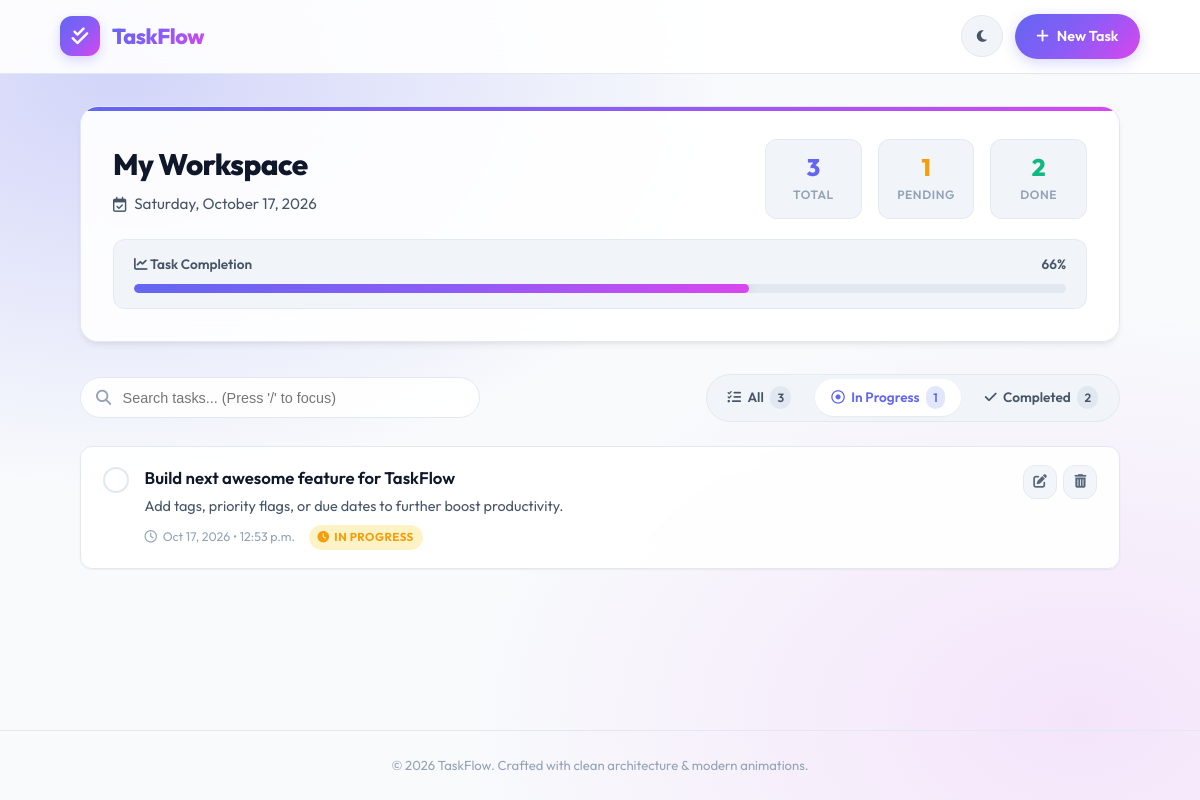
Page /?filter=pending on the committed database.
### todo/models.py (models this page shows, shortened)
class TaskModel(models.Model):
    title = models.CharField(max_length=200)
    description = models.TextField(blank=True, default='')
    complated = models.BooleanField(default=False)
    created_at = models.DateTimeField(auto_now_add=True)
    updated_at = models.DateTimeField(auto_now=True)
    class Meta:
        ordering = ['-created_at']
    @property
    def completed(self):
        return self.complated

### todo/views.py (the view)
# urls.py: path('', views.task_list, name='task_list'),
def task_list(request):
    filter_type = request.GET.get('filter', 'all')
    search_query = request.GET.get('q', '').strip()
    tasks = TaskModel.objects.all()
    if search_query:
        tasks = tasks.filter(
            Q(title__icontains=search_query) | Q(description__icontains=search_query)
        )
    if filter_type == 'completed':
        tasks = tasks.filter(complated=True)
    elif filter_type == 'pending':
        tasks = tasks.filter(complated=False)
    all_tasks = TaskModel.objects.all()
    total_count = all_tasks.count()
    completed_count = all_tasks.filter(complated=True).count()
    pending_count = all_tasks.filter(complated=False).count()
    completion_percentage = int((completed_count / total_count * 100)) if total_count > 0 else 0
    context = {
        'tasks': tasks,
        'filter_type': filter_type,
        'search_query': search_query,
        'total_count': total_count,
        'completed_count': completed_count,
        'pending_count': pending_count,
        'completion_percentage': completion_percentage,
    }
    return render(request, 'todo/task_list.html', context)

### todo/templates/todo/task_list.html (shortened to what this page needs)
{% extends 'todo/base.html' %}
{% block content %}
<section class="hero-card">
  <div class="hero-content">
    <div class="hero-title-section">
      <h1>My Workspace</h1>
      <p class="hero-subtitle">
        <i class="fa-regular fa-calendar-check"></i>
        <span>{% now "l, F j, Y" %}</span>
      </p>
    </div>
    <div class="stats-grid">
      <div class="stat-pill stat-total">
        <span class="stat-num" id="statTotal">{{ total_count }}</span>
        <span class="stat-label">Total</span>
      </div>
      <div class="stat-pill stat-pending">
        <span class="stat-num" id="statPending">{{ pending_count }}</span>
        <span class="stat-label">Pending</span>
      </div>
      <div class="stat-pill stat-completed">
        <span class="stat-num" id="statCompleted">{{ completed_count }}</span>
        <span class="stat-label">Done</span>
      </div>
    </div>
  </div>
  <div class="progress-card">
    <div class="progress-header">
      <span><i class="fa-solid fa-chart-line"></i> Task Completion</span>
      <span id="progressPercent">{{ completion_percentage }}%</span>
    </div>
    <div class="progress-track" role="progressbar" aria-valuenow="{{ completion_percentage }}" aria-valuemin="0" aria-valuemax="100">
      <div class="progress-fill" id="progressFill" style="width: {{ completion_percentage }}%;"></div>
    </div>
  </div>
</section>
<section class="toolbar-container">
  <div class="search-box">
    <form method="GET" action="{% url 'todo:task_list' %}" id="searchForm">
      <input
        type="text"
        name="q"
        value="{{ search_query }}"
        class="search-input"
        id="liveSearchInput"
        placeholder="Search tasks... (Press '/' to focus)"
        autocomplete="off"
      >
    </form>
  </div>
  <nav class="filter-pills" aria-label="Task Status Filters">
    <a href="{% url 'todo:task_list' %}{% if search_query %}?q={{ search_query }}{% endif %}" class="filter-pill {% if filter_type == 'all' or not filter_type %}active{% endif %}">
      <i class="fa-solid fa-list-check"></i> All
      <span class="pill-count">{{ total_count }}</span>
    </a>
    <a href="{% url 'todo:task_list' %}?filter=pending{% if search_query %}&q={{ search_query }}{% endif %}" class="filter-pill {% if filter_type == 'pending' %}active{% endif %}">
      <i class="fa-regular fa-circle-dot"></i> In Progress
      <span class="pill-count">{{ pending_count }}</span>
    </a>
    <a href="{% url 'todo:task_list' %}?filter=completed{% if search_query %}&q={{ search_query }}{% endif %}" class="filter-pill {% if filter_type == 'completed' %}active{% endif %}">
      <i class="fa-solid fa-check"></i> Completed
      <span class="pill-count">{{ completed_count }}</span>
    </a>
  </nav>
</section>
<section class="task-list-grid" id="tasksList">
  {% for task in tasks %}
  <article class="task-card {% if task.complated %}is-completed{% endif %}" id="task-{{ task.id }}">
    <form action="{% url 'todo:task_toggle' task.id %}" method="POST" class="js-toggle-form">
      <button type="submit" class="toggle-btn" aria-label="Toggle task status" title="Click to toggle status">
        <div class="custom-checkbox">
        </div>
      </button>
    </form>
    <div class="task-body">
      <h3 class="task-title">{{ task.title }}</h3>
      {% if task.description %}
      <p class="task-description">{{ task.description }}</p>
      {% endif %}
      <div class="task-meta">
        <span class="meta-item">
          <i class="fa-regular fa-clock"></i>
          {{ task.created_at|date:"M j, Y • g:i a" }}
        </span>
        {% if task.complated %}
        <span class="status-badge completed">
          <i class="fa-solid fa-circle-check"></i> Completed
        </span>
        {% else %}
        <span class="status-badge pending">
          <i class="fa-solid fa-clock"></i> In Progress
        </span>
        {% endif %}
      </div>
    </div>
    <div class="task-actions">
      <a href="{% url 'todo:task_edit' task.id %}" class="btn-action-icon edit" title="Edit task" aria-label="Edit task {{ task.title }}">
        <i class="fa-solid fa-pen-to-square"></i>
      </a>
      <a href="{% url 'todo:task_delete' task.id %}" class="btn-action-icon delete" title="Delete task" aria-label="Delete task {{ task.title }}">
        <i class="fa-solid fa-trash-can"></i>
      </a>
    </div>
  </article>
  {% endfor %}
</section>
{% endblock %}

### rows in the picture
TaskModel: title "Build next awesome feature for TaskFlow", description "Add tags, priority flags, or due dates to further boost productivity.", created_at "Oct 17, 2026 • 12:53 p.m.", complated False (drawn)

### other values in the picture
{{ total_count }} "3"
{{ pending_count }} "1"
{{ completed_count }} "2"
{{ completion_percentage }} "66"
